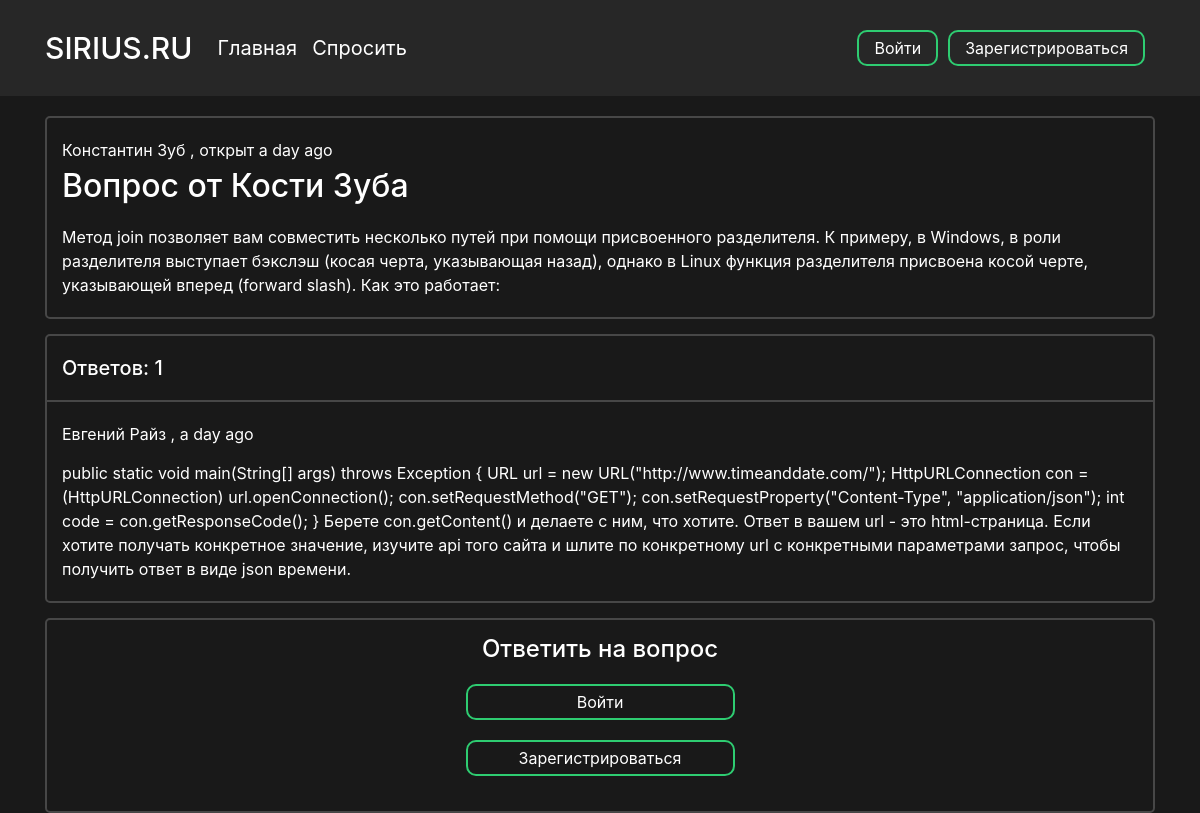
/question/2, run on an earlier commit of the app's database.
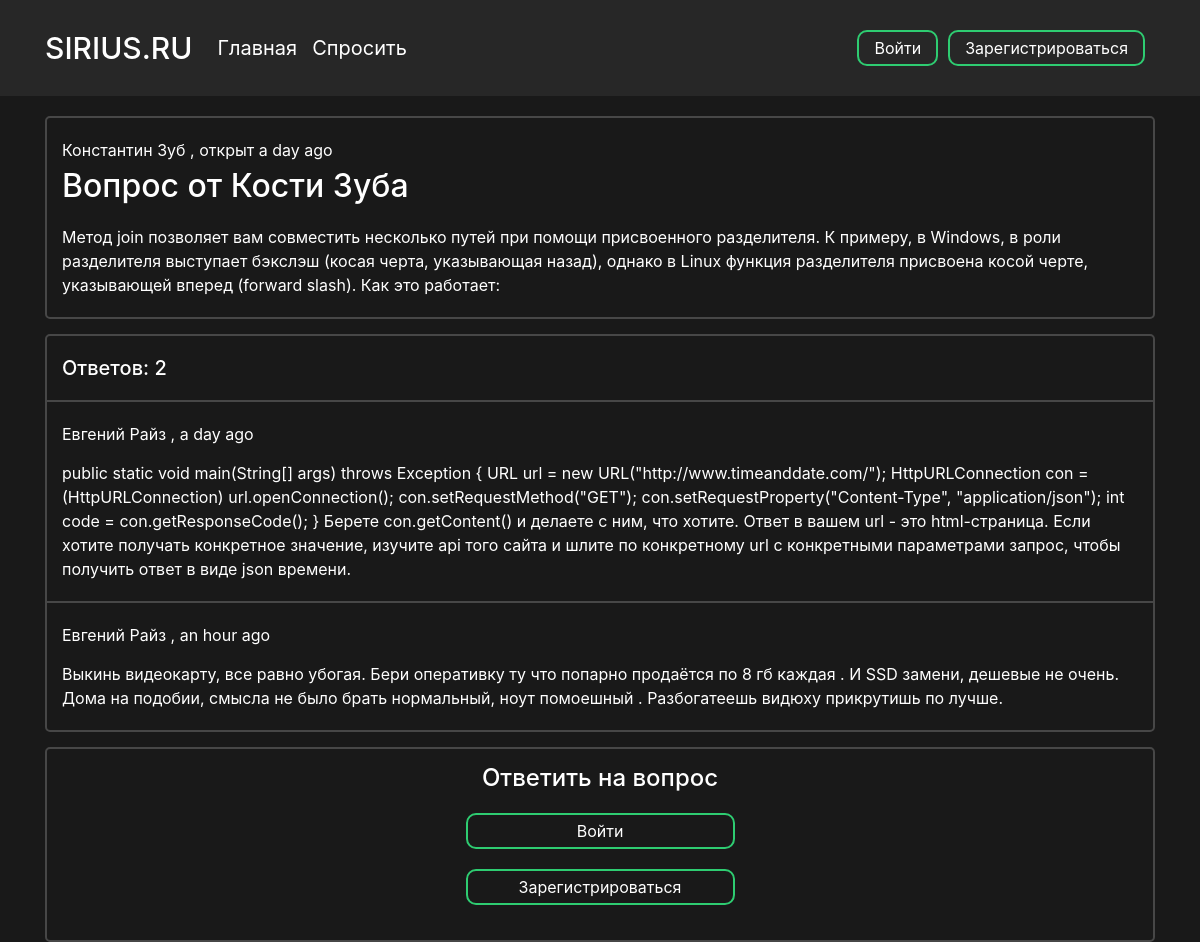
And on a later commit of the database.
### data/questions.py (models this page shows)
class Answer(SqlAlchemyBase):
    __tablename__ = 'answers'
    id = sqlalchemy.Column(sqlalchemy.Integer,
                           primary_key=True, autoincrement=True)
    text = sqlalchemy.Column(sqlalchemy.String)
    likes = sqlalchemy.Column(sqlalchemy.Integer, default=0)
    is_best = sqlalchemy.Column(sqlalchemy.Boolean, default=False)
    user_id = sqlalchemy.Column(sqlalchemy.Integer,
                                sqlalchemy.ForeignKey("users.id"))
    user = orm.relation('User')
    question_id = sqlalchemy.Column(sqlalchemy.Integer,
                                sqlalchemy.ForeignKey("questions.id"))
    question = orm.relation('Question')
    created_date = sqlalchemy.Column(sqlalchemy.DateTime,
                                      default=datetime.datetime.utcnow)

### data/users.py (models this page shows, shortened)
class User(SqlAlchemyBase, UserMixin):
    __tablename__ = 'users'
    id = sqlalchemy.Column(sqlalchemy.Integer,
                           primary_key=True, autoincrement=True)
    surname = sqlalchemy.Column(sqlalchemy.String, nullable=True)
    name = sqlalchemy.Column(sqlalchemy.String, nullable=True)
    image_file = sqlalchemy.Column(sqlalchemy.String, nullable=False, default='default.jpg')
    age = sqlalchemy.Column(sqlalchemy.Integer, nullable=True)
    country = sqlalchemy.Column(sqlalchemy.String, nullable=True)
    city = sqlalchemy.Column(sqlalchemy.String, nullable=True)
    email = sqlalchemy.Column(sqlalchemy.String,
                              index=True, unique=True, nullable=True)
    hashed_password = sqlalchemy.Column(sqlalchemy.String, nullable=True)
    registration_date = sqlalchemy.Column(sqlalchemy.DateTime,
                                      default=datetime.datetime.utcnow)

### main.py (the view, shortened to what this page needs)
@app.route("/question/<int:question_id>", methods=["GET", "POST"])
def question_page(question_id):
    form = AnswerForm()
    db_sess = db_session.create_session()
    question = db_sess.query(Question).filter(Question.id == question_id).first()
    return render_template(
        "question.html", id=question_id, question=question, form=form
    )

### data/db_session.py (called while the page is built)
def create_session() -> Session:
    global __factory
    return __factory()

### data/questions.py (called while the page is built)
    def get_answers(self):
        from data import db_session
        db_sess = db_session.create_session()
        answers= db_sess.query(Answer).filter(Answer.question_id == self.id).all()
        return answers

### templates/question.html (shortened to what this page needs)
<head>
    <link rel="stylesheet" type="text/css" href="{{ url_for('static', filename='css/question.css')}}">
</head>
{% extends "base.html" %}
{% block content %}
<div class="question-wrapper">
    <div class="question">
        <p class="user-name">
            <a href="{{ url_for('profile_page', profile_id = question.user.id) }}">
                {{ question.user.name }} {{ question.user.surname }}
            </a>, открыт {{ moment(question.created_date).fromNow(refresh=True) }}
        </p>
        <h2 class="question-title">{{ question.title }}</h2>
        <p class="question-text">{{ question.text }}</p>
    </div>
</div>
<div class="answers">
    {% set answers = question.get_answers() %}
    <div class="answer-count-wrapper">
        <div class="answer-count">
            <h5 class="counter">Ответов: {{ answers|length }}</h5>
        </div>
    </div>
    <div class="answers-block">
        {% for item in answers %}
            <div class="answer-block-wrapper">
                <div class="answer-block">
                    <p class="user-name">
                        <a href="{{ url_for('profile_page', profile_id = item.user.id) }}">
                            {{ item.user.name }} {{ item.user.surname }}
                        </a>,
                        {{ moment(item.created_date).fromNow(refresh=True) }}</p>
                    <p class="question-text">{{ item.text }}</p>
                </div>
            </div>
        {% endfor %}
    </div>
</div>
<div class="answer-form">
    <h4 class="title">Ответить на вопрос</h4>
    {% if current_user %}
        {% if current_user.is_authenticated %}
            <form class="box" action="" method="post">
                {{ form.hidden_tag() }}
                {{ form.text(type="text", autocomplete="off") }}
                {{ form.submit(type="submit") }}
                {{message}}
            </form>
        {% else %}
            <a class="answer-btn" href="{{ url_for('login') }}">Войти</a>
            <a class="answer-btn" href="{{ url_for('reqister') }}">Зарегистрироваться</a>
        {% endif %}
    {% endif %}
</div>
{% endblock %}

What changed in the data, as far as the page shows it:
added Answer: user.name "Евгений", user.surname "Райз", created_date "an hour ago", text "Выкинь видеокарту, все равно убогая. Бери оперативку ту что попарно продаётся по 8 гб каждая . И SSD замени, дешевые не очень. Дома на подобии, смысла не было брать нормальный, ноут помоешный . Разбогатеешь видюху прикрутишь по лучше."
Also different on the page:
{{ answers|length }}: "1" → "2"
